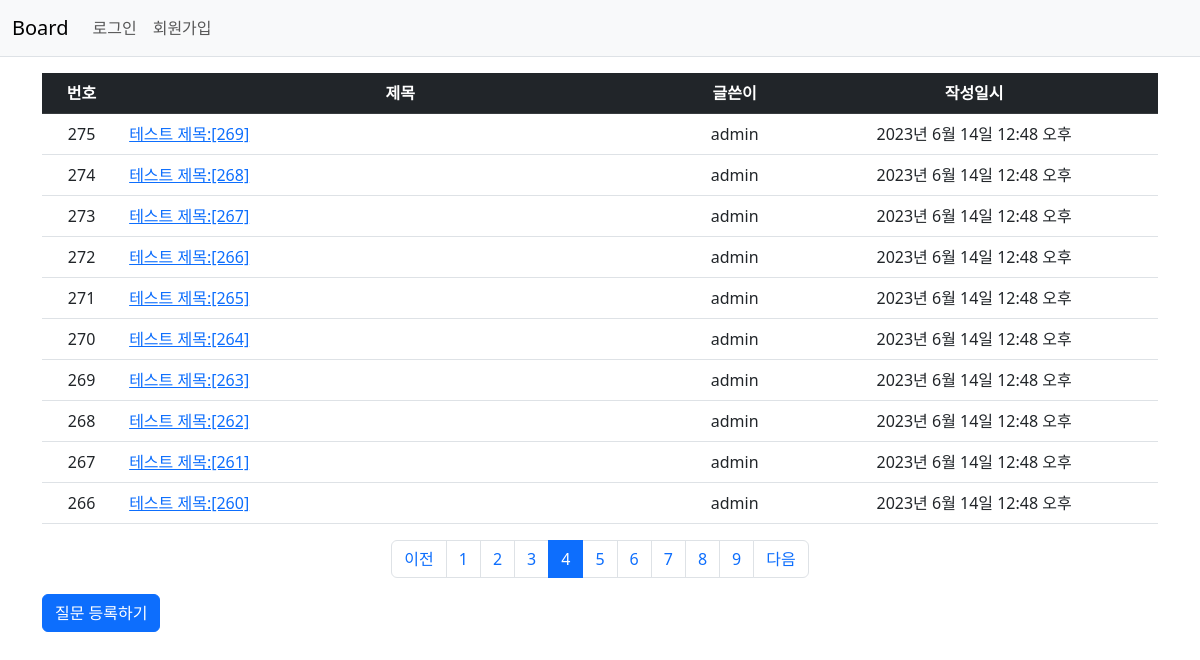
Page /board/?page=4 on the committed database.
### board/models.py (models this page shows, shortened)
class Question(models.Model):
    author = models.ForeignKey(User, on_delete=models.CASCADE)
    subject = models.CharField(max_length=200)
    content = models.TextField()
    created_at = models.DateTimeField()
    modified_at = models.DateTimeField(null=True, blank=True)

### board/views.py (the view)
# urls.py: path('', views.index, name='index'),  # board/
def index(request):
    page = request.GET.get('page', '1')  # 페이지
    question_list = Question.objects.order_by('-created_at')
    paginator = Paginator(question_list, 10)  # 페이지당 10개씩 보여주기
    page_obj = paginator.get_page(page)
    context = {'question_list':page_obj}
    return render(request, 'board/question_list.html', context)

### board/templatetags/board_filter.py (called while the page is built)
@register.filter
def sub(value, arg):
    return value - arg

### templates/board/question_list.html (shortened to what this page needs)
{% extends 'base.html' %}
{% load board_filter %}
{% block content %}
    <div class="container my-3">
        <table class="table">
            <thead>
                <tr class="text-center table-dark">
                    <th>번호</th>
                    <th style="width:50%;">제목</th>
                    <th>글쓴이</th>
                    <th>작성일시</th>
                </tr>
            </thead>
            <tbody>
                {% if question_list %}
                {% for question in question_list %}
                <tr class="text-center">
                    <td>
                        {{ question_list.paginator.count|sub:question_list.start_index|sub:forloop.counter0|add:1 }}
                    </td>
                    <td class="text-start">
                        <a href="{% url 'board:detail' question.id %}">{{ question.subject }}</a>
                    </td>
                    <td>{{ question.author.username }}</td>
                    <td>{{ question.created_at }}</td>
                </tr>
                {% endfor %}
                {% else %}
                <tr>
                    <td colspan="4">질문이 없습니다.</td>
                </tr>
                {% endif %}
            </tbody>
        </table>
        <ul class="pagination justify-content-center">
            {% if question_list.has_previous %}
            <li class="page-item">
                <a href="?page={{ question_list.previous_page_number }}" class="page-link">이전</a>
            </li>
            {% else %}
            <li class="page-item disabled">
                <a href="#" class="page-link" tabindex="-1" aria-disabled="true">이전</a>
            </li>
            {% endif %}
            {% for page_number in question_list.paginator.page_range %}
            {% if page_number >= question_list.number|add:-5 and page_number <= question_list.number|add:5 %}
            {% if page_number == question_list.number %}
            <li class="page-item active" aria-current="page">
                <a class="page-link" href="?page={{ page_number }}">{{ page_number }}</a>
            </li>
            {% else %}
            <li class="page-item">
                <a href="?page={{ page_number }}" class="page-link">{{ page_number }}</a>
            </li>
            {% endif %}
            {% endif %}
            {% endfor %}
            {% if question_list.has_next %}
            <li class="page-item">
                <a href="?page={{ question_list.next_page_number }}" class="page-link">다음</a>
            </li>
            {% else %}
            <li class="page-item disabled">
                <a href="#" class="page-link" tabindex="-1" aria-disabled="true">다음</a>
            </li>
            {% endif %}
        </ul>
        <a href="{% url 'board:question_create' %}" class="btn btn-primary">질문 등록하기</a>
    </div>
{% endblock %}

### rows in the picture
Question: paginator.count|sub "275", subject "테스트 제목:[269]", author.username "admin", created_at "2023년 6월 14일 12:48 오후"
Question: paginator.count|sub "274", subject "테스트 제목:[268]", author.username "admin", created_at "2023년 6월 14일 12:48 오후"
Question: paginator.count|sub "273", subject "테스트 제목:[267]", author.username "admin", created_at "2023년 6월 14일 12:48 오후"
Question: paginator.count|sub "272", subject "테스트 제목:[266]", author.username "admin", created_at "2023년 6월 14일 12:48 오후"
Question: paginator.count|sub "271", subject "테스트 제목:[265]", author.username "admin", created_at "2023년 6월 14일 12:48 오후"
Question: paginator.count|sub "270", subject "테스트 제목:[264]", author.username "admin", created_at "2023년 6월 14일 12:48 오후"
Question: paginator.count|sub "269", subject "테스트 제목:[263]", author.username "admin", created_at "2023년 6월 14일 12:48 오후"
Question: paginator.count|sub "268", subject "테스트 제목:[262]", author.username "admin", created_at "2023년 6월 14일 12:48 오후"
Question: paginator.count|sub "267", subject "테스트 제목:[261]", author.username "admin", created_at "2023년 6월 14일 12:48 오후"
Question: paginator.count|sub "266", subject "테스트 제목:[260]", author.username "admin", created_at "2023년 6월 14일 12:48 오후"

### other values in the picture
{{ page_number }} "1" "2" "3" "5" "6" "7" "8" "9"
{{ page_number }} "4"
